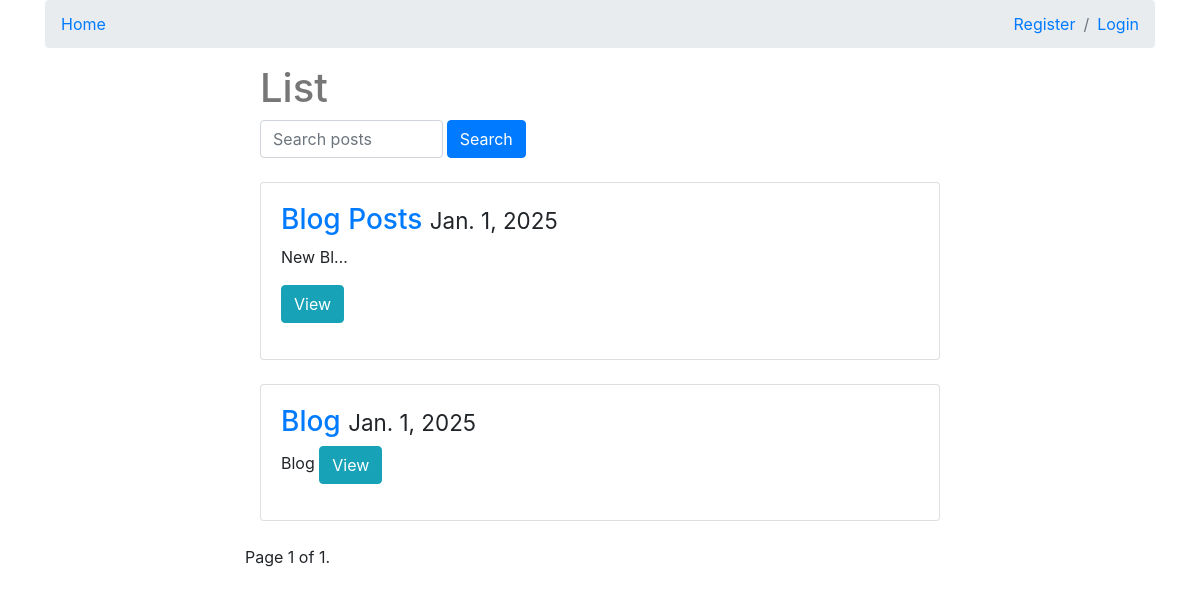
The app's page /, older data.
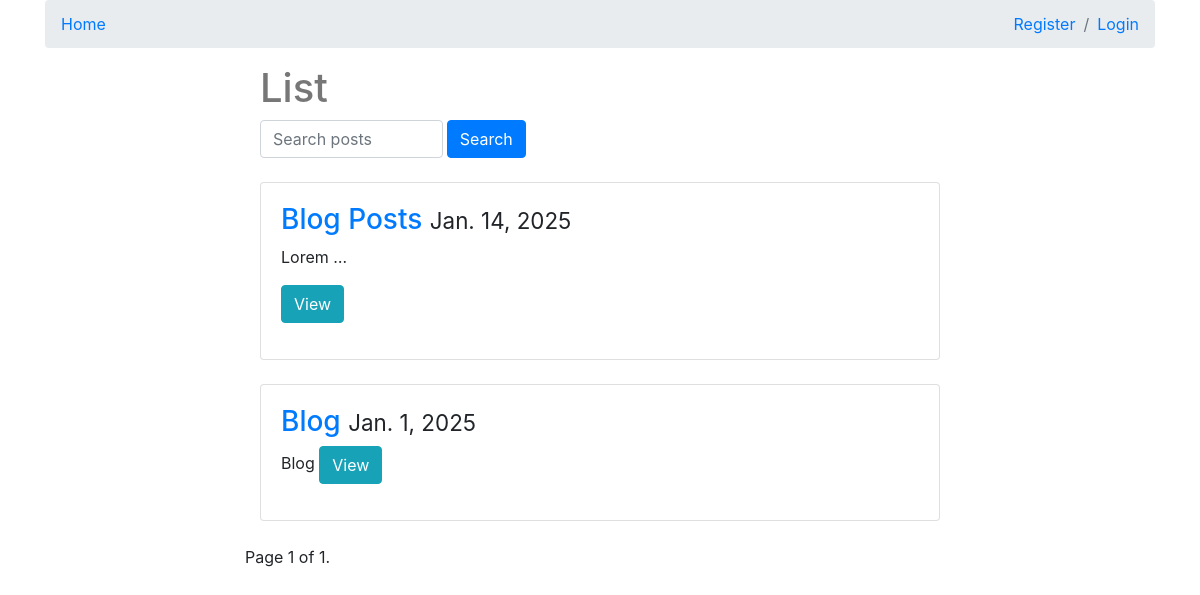
The same page, newer data.
### posts/models.py (models this page shows, shortened)
class Post(models.Model):
    user = models.ForeignKey(settings.AUTH_USER_MODEL, on_delete=models.CASCADE, default=1)
    title = models.CharField(max_length=30)
    slug = models.SlugField(unique=True, blank=True)
    image = models.ImageField(upload_to=upload_location,
            null=True,
            blank=True,
            width_field="width_field",
            height_field="height_field")
    height_field = models.IntegerField(null=True, blank=True)
    width_field = models.IntegerField(null=True, blank=True)
    content = models.TextField()
    draft = models.BooleanField(default=False)
    publish = models.DateField(auto_now=False, auto_now_add=False)
    read_time =  models.IntegerField(default=0) #models.TimeField(null=True, blank=True) # assume minutes
    updated = models.DateTimeField(auto_now=True, auto_now_add=False)
    timestamp = models.DateTimeField(auto_now=False, auto_now_add=True)
    objects = PostManager() # Linking model manager to our model
    def get_markdown(self):
        content = self.content
        markdown_text = markdown(content)
        return mark_safe(markdown_text)
    class Meta:
        ordering = ["-timestamp", "-updated"]

### posts/views.py (the view, shortened to what this page needs)
# urls.py: path('', post_list, name='list'),
def post_list(request):
    today = timezone.now().date()
    queryset_list = Post.objects.active()
    if request.user.is_authenticated:
        queryset_list = Post.objects.all() # Can see everything including draft, if user is authenticated
    query = request.GET.get("q") # Q = complex lookups
    paginator = Paginator(queryset_list, 4)
    page_number = request.GET.get("page")
    queryset = paginator.get_page(page_number)
    context = {
            "object_list": queryset,
            "title": "List",
            "today": today
        }
    return render(request, 'posts/post_list.html', context)

### posts/models.py (called while the page is built)
    def active(self, *args, **kwargs):
        return super(PostManager, self).filter(draft=False).filter(publish__lte=timezone.now())

### posts/templates/posts/post_list.html (shortened to what this page needs)
{% extends "posts/base.html" %}
{% block content %}
<div class='col-sm-8 offset-sm-2'>
        <div class="col-md-8">
            <h1>{{ title }}</h1>
        </div>
        <div class="col-md-5 ">
            <form method='GET' action='' class="d-flex">
                    <input class='form-control' type='text' name='q' class="form-control me-2" placeholder='Search posts' value='{{ request.GET.q }}' />
                    <input  type='submit' value='Search' class="btn btn-primary" style="margin-left: 4px;" />
            </form>
        </div> <br/>
    {% for obj in object_list %}
    <div class="col-sm-12  mb-4">
        <div class="card">
            <div class="card-body  post-detail-item" >
                <h3>
                    <a href="{% url 'posts:detail' slug=obj.slug %}">{{ obj.title }}</a> <small>{{ obj.publish }} </small>
                </h3>
                {{ obj.get_markdown|truncatechars:10 }}
            <p> <a href="{% url 'posts:detail' slug=obj.slug %}" class="btn btn-info" role="button">View</a></p>
            </div>
        </div>
    </div>
    {% endfor %}
    <div class="pagination">
        <span class="step-links">
            <span class="current">
                Page {{object_list.number }} of {{object_list.paginator.num_pages }}.
            </span>
        </span>
    </div>
</div>
{% endblock content %}

Row changes from the older to the newer data that the page shows:
changed Post "Blog Posts": publish "Jan. 1, 2025" → "Jan. 14, 2025"; get_markdown "New Bl…" → "Lorem …"
